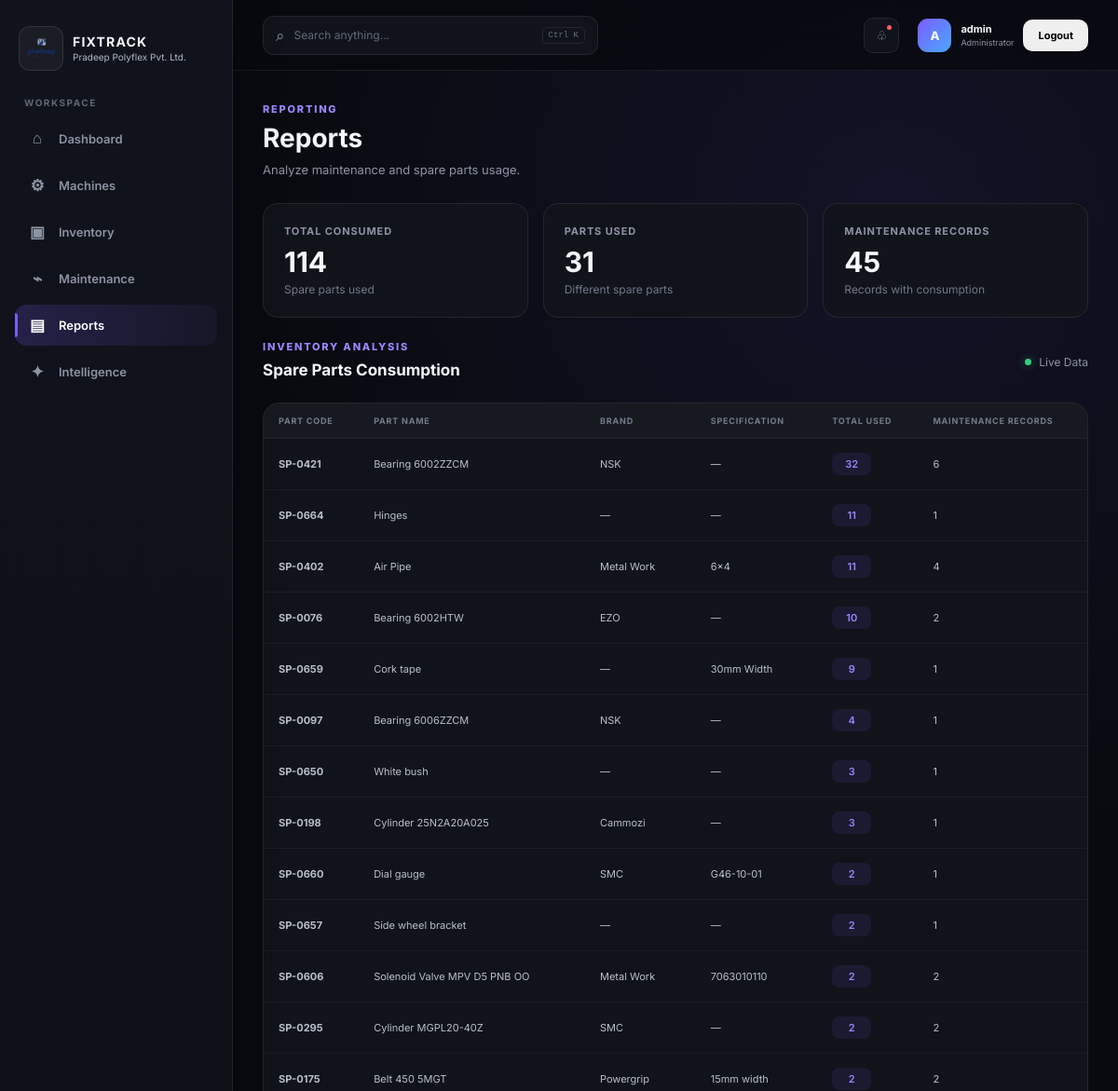
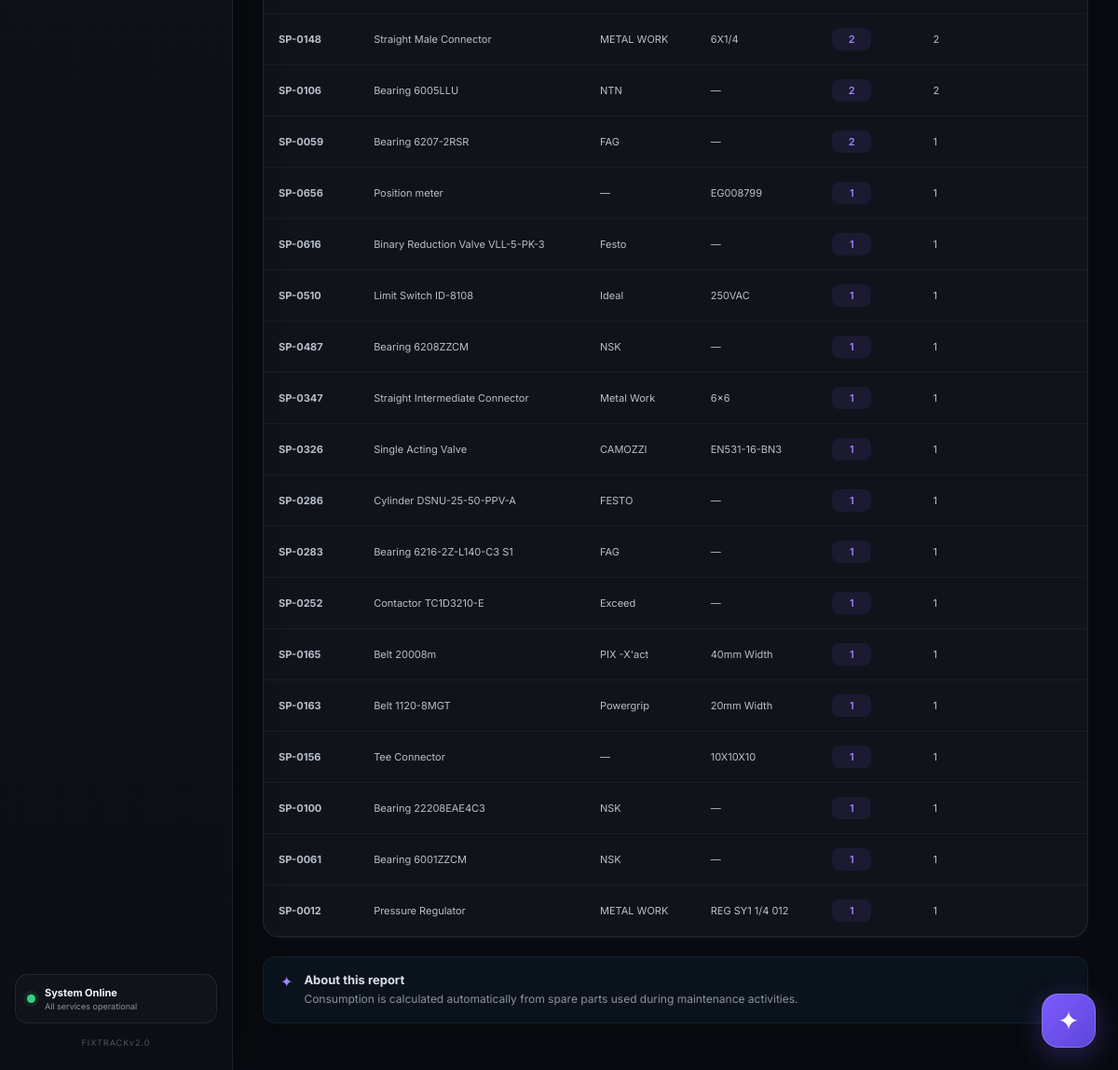
The app's page /reports (signed in) with its own data (2 pictures, top to bottom).
### tables this page shows
CREATE TABLE users (
            id INTEGER PRIMARY KEY AUTOINCREMENT,
            username TEXT UNIQUE NOT NULL,
            password TEXT NOT NULL
        , role TEXT NOT NULL DEFAULT 'user');

CREATE TABLE spare_parts (
            id INTEGER PRIMARY KEY AUTOINCREMENT,
            part_code TEXT UNIQUE NOT NULL,
            part_name TEXT NOT NULL,
            category TEXT,
            brand TEXT,
            specification TEXT,
            current_stock INTEGER DEFAULT 0,
            reorder_level INTEGER DEFAULT 5,
            location TEXT
        );

### routes/reports.py (the view)
@reports_bp.route("/reports")
def reports():
    connection = get_connection()
    consumption_report = connection.execute(
        """
        SELECT
            spare_parts.part_code,
            spare_parts.part_name,
            spare_parts.brand,
            spare_parts.specification,
            SUM(maintenance.quantity) AS total_used,
            COUNT(maintenance.id) AS maintenance_count
        FROM maintenance
        JOIN spare_parts
            ON maintenance.spare_part_id = spare_parts.id
        WHERE maintenance.spare_part_id IS NOT NULL
        GROUP BY spare_parts.id
        ORDER BY total_used DESC
        """
    ).fetchall()
    total_consumed = connection.execute(
        """
        SELECT COALESCE(SUM(quantity), 0) AS total
        FROM maintenance
        WHERE spare_part_id IS NOT NULL
        """
    ).fetchone()["total"]
    total_parts_used = connection.execute(
        """
        SELECT COUNT(DISTINCT spare_part_id) AS total
        FROM maintenance
        WHERE spare_part_id IS NOT NULL
        """
    ).fetchone()["total"]
    total_records = connection.execute(
        """
        SELECT COUNT(*) AS total
        FROM maintenance
        WHERE spare_part_id IS NOT NULL
        """
    ).fetchone()["total"]
    connection.close()
    return render_template(
        "reports/index.html",
        consumption_report=consumption_report,
        total_consumed=total_consumed,
        total_parts_used=total_parts_used,
        total_records=total_records
    )

### database.py (called while the page is built)
def get_connection():
    connection = sqlite3.connect(str(DATABASE), timeout=10)
    connection.row_factory = sqlite3.Row
    connection.execute("PRAGMA foreign_keys = ON")
    return connection

### templates/reports/index.html (shortened to what this page needs)
{% extends "base.html" %}
{% block content %}
<div class="page-header">
    <div>
        <div class="eyebrow">
            REPORTING
        </div>
        <h1>
            Reports
        </h1>
        <p>
            Analyze maintenance and spare parts usage.
        </p>
    </div>
</div>
<div class="report-summary">
    <div class="report-stat">
        <div class="report-stat-label">
            TOTAL CONSUMED
        </div>
        <div class="report-stat-value">
            {{ total_consumed }}
        </div>
        <div class="report-stat-description">
            Spare parts used
        </div>
    </div>
    <div class="report-stat">
        <div class="report-stat-label">
            PARTS USED
        </div>
        <div class="report-stat-value">
            {{ total_parts_used }}
        </div>
        <div class="report-stat-description">
            Different spare parts
        </div>
    </div>
    <div class="report-stat">
        <div class="report-stat-label">
            MAINTENANCE RECORDS
        </div>
        <div class="report-stat-value">
            {{ total_records }}
        </div>
        <div class="report-stat-description">
            Records with consumption
        </div>
    </div>
</div>
<div class="dashboard-section report-section">
    <div class="section-header">
        <div>
            <div class="eyebrow">
                INVENTORY ANALYSIS
            </div>
            <h2>
                Spare Parts Consumption
            </h2>
        </div>
        <div class="report-status">
            <span class="status-dot"></span>
            Live Data
        </div>
    </div>
    {% if consumption_report %}
    <div class="table-container">
        <table>
            <thead>
                <tr>
                    <th>Part Code</th>
                    <th>Part Name</th>
                    <th>Brand</th>
                    <th>Specification</th>
                    <th>Total Used</th>
                    <th>Maintenance Records</th>
                </tr>
            </thead>
            <tbody>
                {% for part in consumption_report %}
                <tr>
                    <td>
                        <strong>
                            {{ part["part_code"] }}
                        </strong>
                    </td>
                    <td>
                        {{ part["part_name"] }}
                    </td>
                    <td>
                        {{ part["brand"] or "—" }}
                    </td>
                    <td>
                        {{ part["specification"] or "—" }}
                    </td>
                    <td>
                        <span class="consumption-value">
                            {{ part["total_used"] }}
                        </span>
                    </td>
                    <td>
                        {{ part["maintenance_count"] }}
                    </td>
                </tr>
                {% endfor %}
            </tbody>
        </table>
    </div>
    {% endif %}
</div>
<div class="report-note">
    <span>✦</span>
    <div>
        <strong>About this report</strong>
        <p>
            Consumption is calculated automatically from spare parts used during maintenance activities.
        </p>
    </div>
</div>
{% endblock %}

### templates/base.html (shortened to what this page needs)
<!DOCTYPE html>
<html lang="en">
<head>
    <link rel="stylesheet" href="{{ url_for('static', filename='css/style.css') }}">
</head>
<body>
    <div class="app-shell">
        {% include "components/sidebar.html" %}
        <div class="main-area">
            {% include "components/navbar.html" %}
            <main class="page-content">
                {% block content %}
                {% endblock %}
            </main>
        </div>
    </div>
    {% if session.get("user_id") %}
    {% include "components/copilot_widget.html" %}
    {% endif %}
</body>
</html>

### templates/components/sidebar.html
<aside class="sidebar">
    <div class="brand">
        <div class="brand-mark company-logo-mark">
            <img src="{{ url_for('static', filename='images/pradeep-polyflex-logo.png') }}" alt="Pradeep Polyflex logo">
        </div>
        <div class="brand-text">
            <strong>FIXTRACK</strong>
            <span class="company-brand-name">Pradeep Polyflex Pvt. Ltd.</span>
        </div>
    </div>
    <div class="sidebar-label">WORKSPACE</div>
    <nav class="nav-menu">
        <a href="{{ url_for('dashboard.dashboard') }}" class="nav-item {% if request.endpoint == 'dashboard.dashboard' %}active{% endif %}"><span class="nav-icon">⌂</span><span>Dashboard</span></a>
        <a href="{{ url_for('machines.machines') }}" class="nav-item {% if request.blueprint == 'machines' %}active{% endif %}"><span class="nav-icon">⚙</span><span>Machines</span></a>
        <a href="{{ url_for('spare_parts.spare_parts') }}" class="nav-item {% if request.blueprint == 'spare_parts' %}active{% endif %}"><span class="nav-icon">▣</span><span>Inventory</span></a>
        <a href="{{ url_for('maintenance.maintenance') }}" class="nav-item {% if request.blueprint == 'maintenance' %}active{% endif %}"><span class="nav-icon">⌁</span><span>Maintenance</span></a>
        <a href="{{ url_for('reports.reports') }}" class="nav-item {% if request.blueprint == 'reports' %}active{% endif %}"><span class="nav-icon">▤</span><span>Reports</span></a>
        <a href="{{ url_for('intelligence.intelligence') }}" class="nav-item {% if request.blueprint == 'intelligence' %}active{% endif %}"><span class="nav-icon">✦</span><span>Intelligence</span></a>
    </nav>
    <div class="sidebar-bottom">
        <div class="system-status">
            <span class="status-dot"></span>
            <div><strong>System Online</strong><small>All services operational</small></div>
        </div>
        <div class="sidebar-version"><span>FIXTRACK</span><span>v2.0</span></div>
    </div>
</aside>

### templates/components/navbar.html (shortened to what this page needs)
<header class="topbar">
    <div class="topbar-search">
        <span class="search-icon">⌕</span>
        <input type="text" placeholder="Search anything..." id="globalSearch">
        <kbd>Ctrl K</kbd>
    </div>
    <div class="topbar-actions">
        <button class="icon-button" onclick="showToast('No new notifications')" title="Notifications">♧<span class="notification-dot"></span></button>
        <div class="user-menu">
            <div class="user-avatar">{{ session.get('username', 'U')[0] | upper }}</div>
            <div class="user-details">
                <strong>{{ session.get('username', 'User') }}</strong>
                <span>{% if session.get('role') == 'admin' %}Administrator{% else %}User{% endif %}</span>
            </div>
            <form action="{{ url_for('auth.logout') }}" method="POST">
                <button type="submit" class="btn btn-outline-danger btn-sm">Logout</button>
            </form>
        </div>
    </div>
</header>

### templates/components/copilot_widget.html (shortened to what this page needs)
<div id="ftCopilotWidget" class="ft-copilot-widget">
    <button id="ftCopilotToggle" class="ft-copilot-launcher" type="button" aria-label="Open FixTrack Copilot"
        aria-expanded="false" aria-controls="ftCopilotPanel">
        <span id="ftCopilotLauncherIcon">✦</span>
    </button>
</div>

### records on screen
users: username "A", get "admin"
spare_parts: part_code "SP-0421", part_name "Bearing 6002ZZCM", brand "NSK", specification "—", total_used "32", maintenance_count "6"
spare_parts: part_code "SP-0664", part_name "Hinges", brand "—", specification "—", total_used "11", maintenance_count "1"
spare_parts: part_code "SP-0402", part_name "Air Pipe", brand "Metal Work", specification "6x4", total_used "11", maintenance_count "4"
spare_parts: part_code "SP-0076", part_name "Bearing 6002HTW", brand "EZO", specification "—", total_used "10", maintenance_count "2"
spare_parts: part_code "SP-0659", part_name "Cork tape", brand "—", specification "30mm Width", total_used "9", maintenance_count "1"
spare_parts: part_code "SP-0097", part_name "Bearing 6006ZZCM", brand "NSK", specification "—", total_used "4", maintenance_count "1"
spare_parts: part_code "SP-0650", part_name "White bush", brand "—", specification "—", total_used "3", maintenance_count "1"
spare_parts: part_code "SP-0198", part_name "Cylinder 25N2A20A025", brand "Cammozi", specification "—", total_used "3", maintenance_count "1"
spare_parts: part_code "SP-0660", part_name "Dial gauge", brand "SMC", specification "G46-10-01", total_used "2", maintenance_count "1"
spare_parts: part_code "SP-0657", part_name "Side wheel bracket", brand "—", specification "—", total_used "2", maintenance_count "1"
spare_parts: part_code "SP-0606", part_name "Solenoid Valve MPV D5 PNB OO", brand "Metal Work", specification "7063010110", total_used "2", maintenance_count "2"
spare_parts: part_code "SP-0295", part_name "Cylinder MGPL20-40Z", brand "SMC", specification "—", total_used "2", maintenance_count "2"
spare_parts: part_code "SP-0175", part_name "Belt 450 5MGT", brand "Powergrip", specification "15mm width", total_used "2", maintenance_count "2"
spare_parts: part_code "SP-0148", part_name "Straight Male Connector", brand "METAL WORK", specification "6X1/4", total_used "2", maintenance_count "2"
spare_parts: part_code "SP-0106", part_name "Bearing 6005LLU", brand "NTN", specification "—", total_used "2", maintenance_count "2"
spare_parts: part_code "SP-0059", part_name "Bearing 6207-2RSR", brand "FAG", specification "—", total_used "2", maintenance_count "1"
spare_parts: part_code "SP-0656", part_name "Position meter", brand "—", specification "EG008799", total_used "1", maintenance_count "1"
spare_parts: part_code "SP-0616", part_name "Binary Reduction Valve VLL-5-PK-3", brand "Festo", specification "—", total_used "1", maintenance_count "1"
spare_parts: part_code "SP-0510", part_name "Limit Switch ID-8108", brand "Ideal", specification "250VAC", total_used "1", maintenance_count "1"
spare_parts: part_code "SP-0487", part_name "Bearing 6208ZZCM", brand "NSK", specification "—", total_used "1", maintenance_count "1"
spare_parts: part_code "SP-0347", part_name "Straight Intermediate Connector", brand "Metal Work", specification "6x6", total_used "1", maintenance_count "1"
spare_parts: part_code "SP-0326", part_name "Single Acting Valve", brand "CAMOZZI", specification "EN531-16-BN3", total_used "1", maintenance_count "1"
spare_parts: part_code "SP-0286", part_name "Cylinder DSNU-25-50-PPV-A", brand "FESTO", specification "—", total_used "1", maintenance_count "1"
spare_parts: part_code "SP-0283", part_name "Bearing 6216-2Z-L140-C3 S1", brand "FAG", specification "—", total_used "1", maintenance_count "1"
spare_parts: part_code "SP-0252", part_name "Contactor TC1D3210-E", brand "Exceed", specification "—", total_used "1", maintenance_count "1"
spare_parts: part_code "SP-0165", part_name "Belt 20008m", brand "PIX -X'act", specification "40mm Width", total_used "1", maintenance_count "1"
spare_parts: part_code "SP-0163", part_name "Belt 1120-8MGT", brand "Powergrip", specification "20mm Width", total_used "1", maintenance_count "1"
spare_parts: part_code "SP-0156", part_name "Tee Connector", brand "—", specification "10X10X10", total_used "1", maintenance_count "1"
spare_parts: part_code "SP-0100", part_name "Bearing 22208EAE4C3", brand "NSK", specification "—", total_used "1", maintenance_count "1"
spare_parts: part_code "SP-0061", part_name "Bearing 6001ZZCM", brand "NSK", specification "—", total_used "1", maintenance_count "1"
spare_parts: part_code "SP-0012", part_name "Pressure Regulator", brand "METAL WORK", specification "REG SY1 1/4 012", total_used "1", maintenance_count "1"

### other values on screen
{{ total_consumed }} "114"
{{ total_parts_used }} "31"
{{ total_records }} "45"
